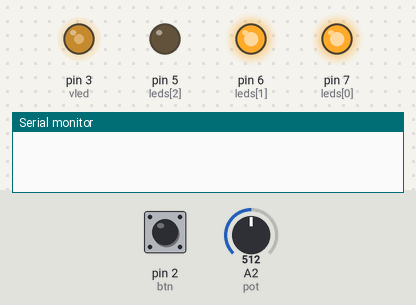
Recording of a sketch running on a simulated Arduino Uno, built with avr-gcc and run on an emulated ATmega328P. Shown: output pins drawn as LEDs (lit = HIGH), the last lines printed to the serial monitor. Dashed ring = blinking. Inputs (shaded band) come from the test bench; at power-on: A2 (pot) = 512, pin 2 (btn) HIGH.

Above: at 1.8 s.
1.9 s: A2 (pot) set to 122
At 3.56 s:
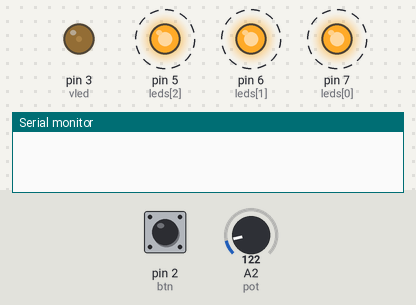
5.4 s: A2 (pot) set to 0
At 5.83 s:
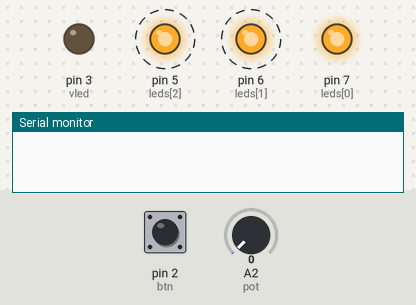
8.9 s: A2 (pot) set to 306
At 9.5 s:
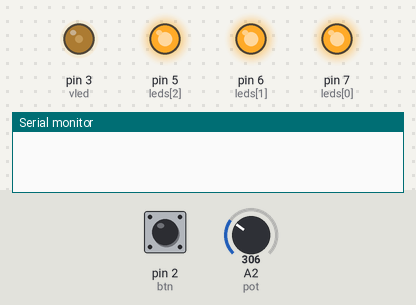
13.6 s: A2 (pot) set to 716
At 14.8 s:
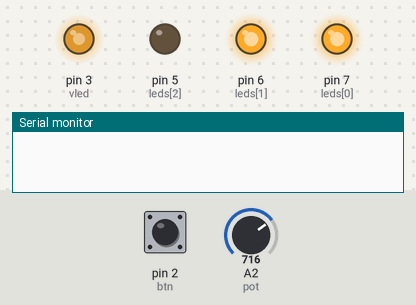
18.3 s: pin 2 (btn) pulled LOW for 1.6 s
At 20.0 s:
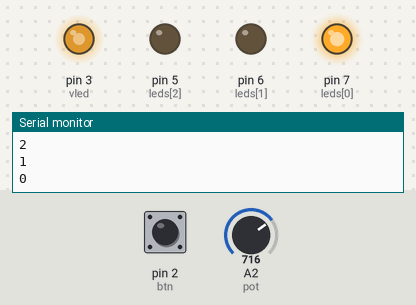
21.8 s: A2 (pot) set to 900
At 23.1 s:
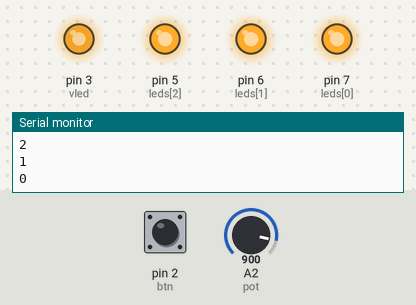
Timing chart, 0 to 36.1 s (numbered marks = the images above; inputs shaded):
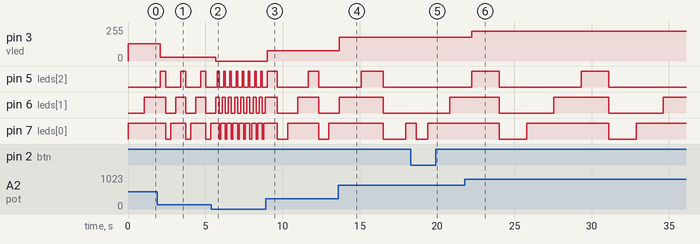

Measured:
- after the input at 1.9 s, pin 3 (vled): 128/255 → 30/255 after 0.20 s
- after the input at 5.4 s, pin 3 (vled): 30/255 → 0/255 after 0.29 s; pin 5 (leds[2]): alternates HIGH for 0.10 s and LOW for 0.30 s, starting after 0.39 s; pin 6 (leds[1]): alternates HIGH for 0.20 s and LOW for 0.20 s, starting after 0.49 s; pin 7 (leds[0]): alternates HIGH for 0.30 s and LOW for 0.10 s, starting after 0.49 s
- after the input at 8.9 s, pin 3 (vled): 0/255 → 76/255 after 0.09 s; pin 5 (leds[2]): HIGH → LOW after 0.76 s, → HIGH 2.0 s later, → LOW 0.67 s later; pin 7 (leds[0]): alternates HIGH for 2.0 s and LOW for 0.67 s, starting after 0.76 s
- after the input at 13.6 s, pin 3 (vled): 76/255 → 179/255 after 0.07 s
- after the input at 18.3 s, pin 5 (leds[2]): stays LOW (without the input it goes to HIGH after 2.5 s); pin 6 (leds[1]): LOW → HIGH after 2.5 s instead of 1.1 s; pin 7 (leds[0]): HIGH → LOW after 0.34 s, → HIGH 0.75 s later
- after the input at 21.8 s, pin 3 (vled): 179/255 → 225/255 after 0.45 s
- by itself, pin 5 (leds[2]): alternates HIGH for 0.33 s and LOW for 0.98 s
- by itself, pin 6 (leds[1]): alternates HIGH for 0.65 s and LOW for 0.65 s

The sketch:

codigo.ino
```cpp
const byte leds[] = { 7, 6, 5 };
const byte pot = A2;
const byte vled = 3;
const byte btn = 2;
const byte leds_len = sizeof(leds) / sizeof(leds[0]);
const unsigned long delay_time = 100;

short pot_read;
short velocity = 100;

volatile int i;

void setup()
{
  for (i = 0; i < leds_len; i++) pinMode(leds[i], OUTPUT);
  i = 0;

  attachInterrupt(digitalPinToInterrupt(btn), itr_btn, FALLING);
	Serial.begin(9600);
}

void loop()
{
  readPot();
  lightUpVLed();
  loopLeds();
}

void friendlyDelay(unsigned long t)
{
  while (t > 0) {
    t--;
    Serial.println(t);
  }
}

void itr_btn()
{
  friendlyDelay(delay_time);
  i = 0;
  clearLeds();
}

void lightUpVLed()
{
  analogWrite(vled, pot_read / 4);
}

void readPot()
{
  pot_read = analogRead(pot);
  velocity = map(pot_read, 0, 1023, 100, 2000);
}

void clearLeds()
{
  for (i = 0; i < leds_len; i++) digitalWrite(leds[i], LOW);
  i = 0;
}

void loopLeds()
{
  if (i >= leds_len)
  {
    i = 0;
    clearLeds();
    delay(velocity);
  }
  digitalWrite(leds[i], HIGH);
  i++;
  delay(velocity);
}
```
